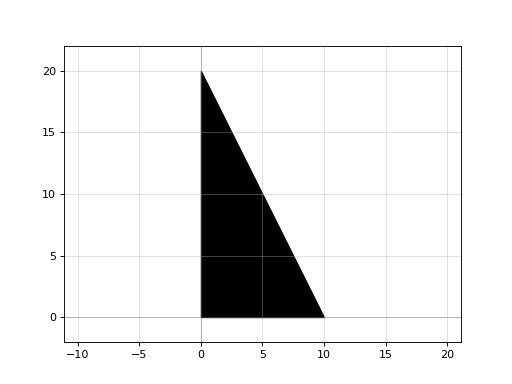

This figure's Python source:
import gdsfactory as gf

c = gf.components.triangle(x=10, xtop=0, y=20, ybot=0, layer=(1, 0))
c.plot()
